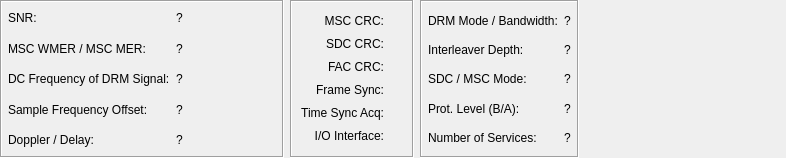
<?xml version="1.0" encoding="UTF-8"?>
<ui version="4.0">
 <class>DRMDetail</class>
 <widget class="QWidget" name="DRMDetail">
  <property name="geometry">
   <rect>
    <x>0</x>
    <y>0</y>
    <width>786</width>
    <height>158</height>
   </rect>
  </property>
  <property name="windowTitle">
   <string>Form</string>
  </property>
  <layout class="QGridLayout" name="gridLayout">
   <property name="leftMargin">
    <number>0</number>
   </property>
   <property name="topMargin">
    <number>0</number>
   </property>
   <property name="rightMargin">
    <number>0</number>
   </property>
   <property name="bottomMargin">
    <number>0</number>
   </property>
   <item row="0" column="2">
    <widget class="QFrame" name="FrameFACParams">
     <property name="sizePolicy">
      <sizepolicy hsizetype="Preferred" vsizetype="Preferred">
       <horstretch>0</horstretch>
       <verstretch>0</verstretch>
      </sizepolicy>
     </property>
     <property name="frameShape">
      <enum>QFrame::Box</enum>
     </property>
     <property name="frameShadow">
      <enum>QFrame::Sunken</enum>
     </property>
     <layout class="QHBoxLayout" name="_13">
      <property name="spacing">
       <number>6</number>
      </property>
      <property name="leftMargin">
       <number>6</number>
      </property>
      <property name="topMargin">
       <number>4</number>
      </property>
      <property name="rightMargin">
       <number>6</number>
      </property>
      <property name="bottomMargin">
       <number>4</number>
      </property>
      <item>
       <layout class="QVBoxLayout" name="_14">
        <property name="spacing">
         <number>0</number>
        </property>
        <property name="leftMargin">
         <number>0</number>
        </property>
        <property name="topMargin">
         <number>0</number>
        </property>
        <property name="rightMargin">
         <number>0</number>
        </property>
        <property name="bottomMargin">
         <number>0</number>
        </property>
        <item>
         <widget class="QLabel" name="FACDRMModeBWL">
          <property name="sizePolicy">
           <sizepolicy hsizetype="Minimum" vsizetype="Minimum">
            <horstretch>0</horstretch>
            <verstretch>0</verstretch>
           </sizepolicy>
          </property>
          <property name="text">
           <string>DRM Mode / Bandwidth:</string>
          </property>
          <property name="wordWrap">
           <bool>false</bool>
          </property>
          <property name="indent">
           <number>-1</number>
          </property>
         </widget>
        </item>
        <item>
         <widget class="QLabel" name="FACInterleaverDepthL">
          <property name="sizePolicy">
           <sizepolicy hsizetype="Minimum" vsizetype="Minimum">
            <horstretch>0</horstretch>
            <verstretch>0</verstretch>
           </sizepolicy>
          </property>
          <property name="text">
           <string>Interleaver Depth:</string>
          </property>
          <property name="wordWrap">
           <bool>false</bool>
          </property>
         </widget>
        </item>
        <item>
         <widget class="QLabel" name="FACSDCMSCModeL">
          <property name="sizePolicy">
           <sizepolicy hsizetype="Minimum" vsizetype="Minimum">
            <horstretch>0</horstretch>
            <verstretch>0</verstretch>
           </sizepolicy>
          </property>
          <property name="text">
           <string>SDC / MSC Mode:</string>
          </property>
          <property name="wordWrap">
           <bool>false</bool>
          </property>
         </widget>
        </item>
        <item>
         <widget class="QLabel" name="FACCodeRateL">
          <property name="text">
           <string>Prot. Level (B/A):</string>
          </property>
         </widget>
        </item>
        <item>
         <widget class="QLabel" name="FACNumServicesL">
          <property name="text">
           <string>Number of Services:</string>
          </property>
         </widget>
        </item>
       </layout>
      </item>
      <item>
       <layout class="QVBoxLayout" name="_15">
        <property name="spacing">
         <number>0</number>
        </property>
        <property name="leftMargin">
         <number>0</number>
        </property>
        <property name="topMargin">
         <number>0</number>
        </property>
        <property name="rightMargin">
         <number>0</number>
        </property>
        <property name="bottomMargin">
         <number>0</number>
        </property>
        <item>
         <widget class="QLabel" name="FACDRMModeBWV">
          <property name="sizePolicy">
           <sizepolicy hsizetype="Minimum" vsizetype="Minimum">
            <horstretch>0</horstretch>
            <verstretch>0</verstretch>
           </sizepolicy>
          </property>
          <property name="text">
           <string>?</string>
          </property>
          <property name="wordWrap">
           <bool>false</bool>
          </property>
          <property name="indent">
           <number>-1</number>
          </property>
         </widget>
        </item>
        <item>
         <widget class="QLabel" name="FACInterleaverDepthV">
          <property name="sizePolicy">
           <sizepolicy hsizetype="Minimum" vsizetype="Minimum">
            <horstretch>0</horstretch>
            <verstretch>0</verstretch>
           </sizepolicy>
          </property>
          <property name="text">
           <string>?</string>
          </property>
          <property name="wordWrap">
           <bool>false</bool>
          </property>
         </widget>
        </item>
        <item>
         <widget class="QLabel" name="FACSDCMSCModeV">
          <property name="sizePolicy">
           <sizepolicy hsizetype="Minimum" vsizetype="Minimum">
            <horstretch>0</horstretch>
            <verstretch>0</verstretch>
           </sizepolicy>
          </property>
          <property name="text">
           <string>?</string>
          </property>
          <property name="wordWrap">
           <bool>false</bool>
          </property>
         </widget>
        </item>
        <item>
         <widget class="QLabel" name="FACCodeRateV">
          <property name="text">
           <string>?</string>
          </property>
         </widget>
        </item>
        <item>
         <widget class="QLabel" name="FACNumServicesV">
          <property name="text">
           <string>?</string>
          </property>
         </widget>
        </item>
       </layout>
      </item>
     </layout>
    </widget>
   </item>
   <item row="0" column="0">
    <widget class="QFrame" name="FrameSignalValues">
     <property name="sizePolicy">
      <sizepolicy hsizetype="Minimum" vsizetype="Minimum">
       <horstretch>0</horstretch>
       <verstretch>0</verstretch>
      </sizepolicy>
     </property>
     <property name="frameShape">
      <enum>QFrame::Box</enum>
     </property>
     <property name="frameShadow">
      <enum>QFrame::Sunken</enum>
     </property>
     <layout class="QHBoxLayout" name="_2">
      <property name="spacing">
       <number>6</number>
      </property>
      <property name="leftMargin">
       <number>6</number>
      </property>
      <property name="topMargin">
       <number>4</number>
      </property>
      <property name="rightMargin">
       <number>6</number>
      </property>
      <property name="bottomMargin">
       <number>4</number>
      </property>
      <item>
       <layout class="QVBoxLayout" name="_3">
        <property name="spacing">
         <number>6</number>
        </property>
        <property name="leftMargin">
         <number>0</number>
        </property>
        <property name="topMargin">
         <number>0</number>
        </property>
        <property name="rightMargin">
         <number>0</number>
        </property>
        <property name="bottomMargin">
         <number>0</number>
        </property>
        <item>
         <widget class="QLabel" name="TextSNRText">
          <property name="sizePolicy">
           <sizepolicy hsizetype="Minimum" vsizetype="Minimum">
            <horstretch>0</horstretch>
            <verstretch>0</verstretch>
           </sizepolicy>
          </property>
          <property name="minimumSize">
           <size>
            <width>0</width>
            <height>0</height>
           </size>
          </property>
          <property name="text">
           <string>SNR:</string>
          </property>
          <property name="wordWrap">
           <bool>false</bool>
          </property>
         </widget>
        </item>
        <item>
         <widget class="QLabel" name="TextMERWMER">
          <property name="sizePolicy">
           <sizepolicy hsizetype="Minimum" vsizetype="Minimum">
            <horstretch>0</horstretch>
            <verstretch>0</verstretch>
           </sizepolicy>
          </property>
          <property name="minimumSize">
           <size>
            <width>0</width>
            <height>0</height>
           </size>
          </property>
          <property name="text">
           <string>MSC WMER / MSC MER:</string>
          </property>
          <property name="wordWrap">
           <bool>false</bool>
          </property>
         </widget>
        </item>
        <item>
         <widget class="QLabel" name="TextFreqOffset">
          <property name="sizePolicy">
           <sizepolicy hsizetype="Minimum" vsizetype="Minimum">
            <horstretch>0</horstretch>
            <verstretch>0</verstretch>
           </sizepolicy>
          </property>
          <property name="minimumSize">
           <size>
            <width>0</width>
            <height>0</height>
           </size>
          </property>
          <property name="text">
           <string>DC Frequency of DRM Signal:</string>
          </property>
          <property name="wordWrap">
           <bool>false</bool>
          </property>
         </widget>
        </item>
        <item>
         <widget class="QLabel" name="TextSampFreqOffset">
          <property name="sizePolicy">
           <sizepolicy hsizetype="Minimum" vsizetype="Minimum">
            <horstretch>0</horstretch>
            <verstretch>0</verstretch>
           </sizepolicy>
          </property>
          <property name="text">
           <string>Sample Frequency Offset:</string>
          </property>
          <property name="wordWrap">
           <bool>false</bool>
          </property>
         </widget>
        </item>
        <item>
         <widget class="QLabel" name="TextWiener">
          <property name="sizePolicy">
           <sizepolicy hsizetype="Minimum" vsizetype="Minimum">
            <horstretch>0</horstretch>
            <verstretch>0</verstretch>
           </sizepolicy>
          </property>
          <property name="minimumSize">
           <size>
            <width>0</width>
            <height>0</height>
           </size>
          </property>
          <property name="text">
           <string>Doppler / Delay:</string>
          </property>
          <property name="wordWrap">
           <bool>false</bool>
          </property>
         </widget>
        </item>
       </layout>
      </item>
      <item>
       <layout class="QVBoxLayout" name="_4">
        <property name="spacing">
         <number>6</number>
        </property>
        <property name="leftMargin">
         <number>0</number>
        </property>
        <property name="topMargin">
         <number>0</number>
        </property>
        <property name="rightMargin">
         <number>0</number>
        </property>
        <property name="bottomMargin">
         <number>0</number>
        </property>
        <item>
         <widget class="QLabel" name="ValueSNR">
          <property name="sizePolicy">
           <sizepolicy hsizetype="Minimum" vsizetype="Minimum">
            <horstretch>0</horstretch>
            <verstretch>0</verstretch>
           </sizepolicy>
          </property>
          <property name="minimumSize">
           <size>
            <width>0</width>
            <height>0</height>
           </size>
          </property>
          <property name="text">
           <string>?</string>
          </property>
          <property name="wordWrap">
           <bool>false</bool>
          </property>
         </widget>
        </item>
        <item>
         <widget class="QLabel" name="ValueMERWMER">
          <property name="sizePolicy">
           <sizepolicy hsizetype="Minimum" vsizetype="Minimum">
            <horstretch>0</horstretch>
            <verstretch>0</verstretch>
           </sizepolicy>
          </property>
          <property name="minimumSize">
           <size>
            <width>0</width>
            <height>0</height>
           </size>
          </property>
          <property name="text">
           <string>?</string>
          </property>
          <property name="wordWrap">
           <bool>false</bool>
          </property>
         </widget>
        </item>
        <item>
         <widget class="QLabel" name="ValueFreqOffset">
          <property name="sizePolicy">
           <sizepolicy hsizetype="Minimum" vsizetype="Minimum">
            <horstretch>0</horstretch>
            <verstretch>0</verstretch>
           </sizepolicy>
          </property>
          <property name="minimumSize">
           <size>
            <width>0</width>
            <height>0</height>
           </size>
          </property>
          <property name="text">
           <string>?</string>
          </property>
          <property name="wordWrap">
           <bool>false</bool>
          </property>
         </widget>
        </item>
        <item>
         <widget class="QLabel" name="ValueSampFreqOffset">
          <property name="sizePolicy">
           <sizepolicy hsizetype="Minimum" vsizetype="Minimum">
            <horstretch>0</horstretch>
            <verstretch>0</verstretch>
           </sizepolicy>
          </property>
          <property name="text">
           <string>?</string>
          </property>
          <property name="wordWrap">
           <bool>false</bool>
          </property>
         </widget>
        </item>
        <item>
         <widget class="QLabel" name="ValueWiener">
          <property name="sizePolicy">
           <sizepolicy hsizetype="Minimum" vsizetype="Minimum">
            <horstretch>0</horstretch>
            <verstretch>0</verstretch>
           </sizepolicy>
          </property>
          <property name="minimumSize">
           <size>
            <width>100</width>
            <height>0</height>
           </size>
          </property>
          <property name="text">
           <string>?</string>
          </property>
          <property name="wordWrap">
           <bool>false</bool>
          </property>
         </widget>
        </item>
       </layout>
      </item>
     </layout>
    </widget>
   </item>
   <item row="0" column="1">
    <widget class="QFrame" name="FrameStatusLEDs">
     <property name="sizePolicy">
      <sizepolicy hsizetype="Minimum" vsizetype="Minimum">
       <horstretch>0</horstretch>
       <verstretch>0</verstretch>
      </sizepolicy>
     </property>
     <property name="frameShape">
      <enum>QFrame::Box</enum>
     </property>
     <property name="frameShadow">
      <enum>QFrame::Sunken</enum>
     </property>
     <layout class="QVBoxLayout" name="verticalLayout">
      <item>
       <layout class="QHBoxLayout" name="horizontalLayout">
        <item>
         <widget class="QLabel" name="TextLabelLEDMSCCRC">
          <property name="text">
           <string>MSC CRC:</string>
          </property>
          <property name="alignment">
           <set>Qt::AlignRight|Qt::AlignTrailing|Qt::AlignVCenter</set>
          </property>
         </widget>
        </item>
        <item>
         <widget class="CMultColorLED" name="LEDMSC" native="true">
          <property name="sizePolicy">
           <sizepolicy hsizetype="Fixed" vsizetype="Fixed">
            <horstretch>0</horstretch>
            <verstretch>0</verstretch>
           </sizepolicy>
          </property>
          <property name="minimumSize">
           <size>
            <width>13</width>
            <height>13</height>
           </size>
          </property>
         </widget>
        </item>
       </layout>
      </item>
      <item>
       <layout class="QHBoxLayout" name="_8">
        <property name="spacing">
         <number>6</number>
        </property>
        <property name="leftMargin">
         <number>0</number>
        </property>
        <property name="topMargin">
         <number>0</number>
        </property>
        <property name="rightMargin">
         <number>0</number>
        </property>
        <property name="bottomMargin">
         <number>0</number>
        </property>
        <item>
         <widget class="QLabel" name="TextLabelLEDSDCCRC">
          <property name="sizePolicy">
           <sizepolicy hsizetype="Minimum" vsizetype="Maximum">
            <horstretch>0</horstretch>
            <verstretch>0</verstretch>
           </sizepolicy>
          </property>
          <property name="text">
           <string>SDC CRC:</string>
          </property>
          <property name="alignment">
           <set>Qt::AlignRight|Qt::AlignTrailing|Qt::AlignVCenter</set>
          </property>
          <property name="wordWrap">
           <bool>false</bool>
          </property>
         </widget>
        </item>
        <item>
         <widget class="CMultColorLED" name="LEDSDC" native="true">
          <property name="sizePolicy">
           <sizepolicy hsizetype="Fixed" vsizetype="Fixed">
            <horstretch>0</horstretch>
            <verstretch>0</verstretch>
           </sizepolicy>
          </property>
          <property name="minimumSize">
           <size>
            <width>13</width>
            <height>13</height>
           </size>
          </property>
          <property name="maximumSize">
           <size>
            <width>13</width>
            <height>13</height>
           </size>
          </property>
         </widget>
        </item>
       </layout>
      </item>
      <item>
       <layout class="QHBoxLayout" name="_9">
        <property name="spacing">
         <number>6</number>
        </property>
        <property name="leftMargin">
         <number>0</number>
        </property>
        <property name="topMargin">
         <number>0</number>
        </property>
        <property name="rightMargin">
         <number>0</number>
        </property>
        <property name="bottomMargin">
         <number>0</number>
        </property>
        <item>
         <widget class="QLabel" name="TextLabelLEDFACCRC">
          <property name="sizePolicy">
           <sizepolicy hsizetype="Minimum" vsizetype="Maximum">
            <horstretch>0</horstretch>
            <verstretch>0</verstretch>
           </sizepolicy>
          </property>
          <property name="text">
           <string>FAC CRC:</string>
          </property>
          <property name="alignment">
           <set>Qt::AlignRight|Qt::AlignTrailing|Qt::AlignVCenter</set>
          </property>
          <property name="wordWrap">
           <bool>false</bool>
          </property>
         </widget>
        </item>
        <item>
         <widget class="CMultColorLED" name="LEDFAC" native="true">
          <property name="sizePolicy">
           <sizepolicy hsizetype="Fixed" vsizetype="Fixed">
            <horstretch>0</horstretch>
            <verstretch>0</verstretch>
           </sizepolicy>
          </property>
          <property name="minimumSize">
           <size>
            <width>13</width>
            <height>13</height>
           </size>
          </property>
          <property name="maximumSize">
           <size>
            <width>13</width>
            <height>13</height>
           </size>
          </property>
         </widget>
        </item>
       </layout>
      </item>
      <item>
       <layout class="QHBoxLayout" name="_10">
        <property name="spacing">
         <number>6</number>
        </property>
        <property name="leftMargin">
         <number>0</number>
        </property>
        <property name="topMargin">
         <number>0</number>
        </property>
        <property name="rightMargin">
         <number>0</number>
        </property>
        <property name="bottomMargin">
         <number>0</number>
        </property>
        <item>
         <widget class="QLabel" name="TextLabelLEDFrameSync">
          <property name="sizePolicy">
           <sizepolicy hsizetype="Minimum" vsizetype="Maximum">
            <horstretch>0</horstretch>
            <verstretch>0</verstretch>
           </sizepolicy>
          </property>
          <property name="text">
           <string>Frame Sync:</string>
          </property>
          <property name="alignment">
           <set>Qt::AlignRight|Qt::AlignTrailing|Qt::AlignVCenter</set>
          </property>
          <property name="wordWrap">
           <bool>false</bool>
          </property>
         </widget>
        </item>
        <item>
         <widget class="CMultColorLED" name="LEDFrameSync" native="true">
          <property name="sizePolicy">
           <sizepolicy hsizetype="Fixed" vsizetype="Fixed">
            <horstretch>0</horstretch>
            <verstretch>0</verstretch>
           </sizepolicy>
          </property>
          <property name="minimumSize">
           <size>
            <width>13</width>
            <height>13</height>
           </size>
          </property>
          <property name="maximumSize">
           <size>
            <width>13</width>
            <height>13</height>
           </size>
          </property>
         </widget>
        </item>
       </layout>
      </item>
      <item>
       <layout class="QHBoxLayout" name="_11">
        <property name="spacing">
         <number>6</number>
        </property>
        <property name="leftMargin">
         <number>0</number>
        </property>
        <property name="topMargin">
         <number>0</number>
        </property>
        <property name="rightMargin">
         <number>0</number>
        </property>
        <property name="bottomMargin">
         <number>0</number>
        </property>
        <item>
         <widget class="QLabel" name="TextLabelLEDTimeSyncAcq">
          <property name="sizePolicy">
           <sizepolicy hsizetype="Minimum" vsizetype="Maximum">
            <horstretch>0</horstretch>
            <verstretch>0</verstretch>
           </sizepolicy>
          </property>
          <property name="text">
           <string>Time Sync Acq:</string>
          </property>
          <property name="alignment">
           <set>Qt::AlignRight|Qt::AlignTrailing|Qt::AlignVCenter</set>
          </property>
          <property name="wordWrap">
           <bool>false</bool>
          </property>
         </widget>
        </item>
        <item>
         <widget class="CMultColorLED" name="LEDTimeSync" native="true">
          <property name="sizePolicy">
           <sizepolicy hsizetype="Fixed" vsizetype="Fixed">
            <horstretch>0</horstretch>
            <verstretch>0</verstretch>
           </sizepolicy>
          </property>
          <property name="minimumSize">
           <size>
            <width>13</width>
            <height>13</height>
           </size>
          </property>
          <property name="maximumSize">
           <size>
            <width>13</width>
            <height>13</height>
           </size>
          </property>
         </widget>
        </item>
       </layout>
      </item>
      <item>
       <layout class="QHBoxLayout" name="_12">
        <property name="spacing">
         <number>6</number>
        </property>
        <property name="leftMargin">
         <number>0</number>
        </property>
        <property name="topMargin">
         <number>0</number>
        </property>
        <property name="rightMargin">
         <number>0</number>
        </property>
        <property name="bottomMargin">
         <number>0</number>
        </property>
        <item>
         <widget class="QLabel" name="TextLabelLEDIOInterface">
          <property name="sizePolicy">
           <sizepolicy hsizetype="Minimum" vsizetype="Maximum">
            <horstretch>0</horstretch>
            <verstretch>0</verstretch>
           </sizepolicy>
          </property>
          <property name="text">
           <string>I/O Interface:</string>
          </property>
          <property name="alignment">
           <set>Qt::AlignRight|Qt::AlignTrailing|Qt::AlignVCenter</set>
          </property>
          <property name="wordWrap">
           <bool>false</bool>
          </property>
         </widget>
        </item>
        <item>
         <widget class="CMultColorLED" name="LEDIOInterface" native="true">
          <property name="sizePolicy">
           <sizepolicy hsizetype="Fixed" vsizetype="Fixed">
            <horstretch>0</horstretch>
            <verstretch>0</verstretch>
           </sizepolicy>
          </property>
          <property name="minimumSize">
           <size>
            <width>13</width>
            <height>13</height>
           </size>
          </property>
          <property name="maximumSize">
           <size>
            <width>13</width>
            <height>13</height>
           </size>
          </property>
         </widget>
        </item>
       </layout>
      </item>
     </layout>
    </widget>
   </item>
   <item row="0" column="3">
    <spacer name="horizontalSpacer">
     <property name="orientation">
      <enum>Qt::Horizontal</enum>
     </property>
     <property name="sizeHint" stdset="0">
      <size>
       <width>40</width>
       <height>20</height>
      </size>
     </property>
    </spacer>
   </item>
  </layout>
 </widget>
 <customwidgets>
  <customwidget>
   <class>CMultColorLED</class>
   <extends>QWidget</extends>
   <header>MultColorLED.h</header>
  </customwidget>
 </customwidgets>
 <resources/>
 <connections/>
</ui>
